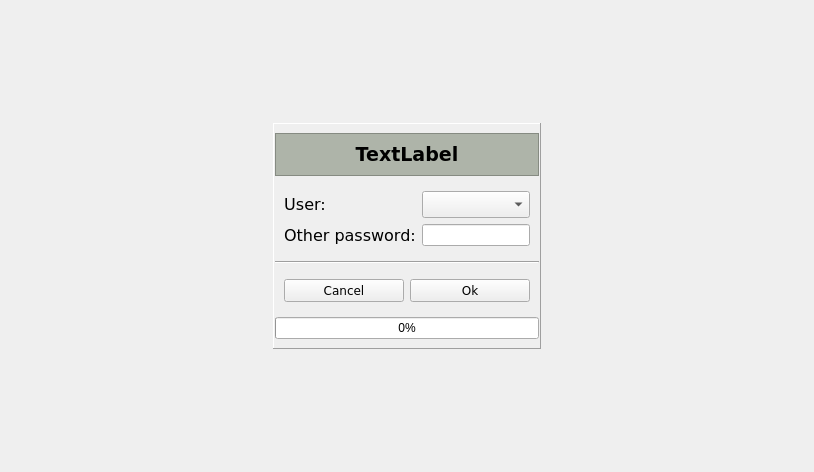
<?xml version="1.0" encoding="UTF-8"?>
<ui version="4.0">
 <class>Form</class>
 <widget class="QWidget" name="Form">
  <property name="geometry">
   <rect>
    <x>0</x>
    <y>0</y>
    <width>814</width>
    <height>472</height>
   </rect>
  </property>
  <property name="windowTitle">
   <string>Login</string>
  </property>
  <property name="autoFillBackground">
   <bool>false</bool>
  </property>
  <layout class="QVBoxLayout" name="verticalLayout">
   <item>
    <spacer name="verticalSpacer">
     <property name="orientation">
      <enum>Qt::Vertical</enum>
     </property>
     <property name="sizeHint" stdset="0">
      <size>
       <width>20</width>
       <height>40</height>
      </size>
     </property>
    </spacer>
   </item>
   <item>
    <widget class="QFrame" name="frame">
     <property name="frameShape">
      <enum>QFrame::NoFrame</enum>
     </property>
     <property name="frameShadow">
      <enum>QFrame::Raised</enum>
     </property>
     <layout class="QHBoxLayout" name="horizontalLayout">
      <item>
       <spacer name="horizontalSpacer">
        <property name="orientation">
         <enum>Qt::Horizontal</enum>
        </property>
        <property name="sizeHint" stdset="0">
         <size>
          <width>40</width>
          <height>20</height>
         </size>
        </property>
       </spacer>
      </item>
      <item>
       <widget class="QFrame" name="frame_4">
        <property name="frameShape">
         <enum>QFrame::Panel</enum>
        </property>
        <property name="frameShadow">
         <enum>QFrame::Raised</enum>
        </property>
        <layout class="QVBoxLayout" name="verticalLayout_2">
         <property name="leftMargin">
          <number>1</number>
         </property>
         <property name="rightMargin">
          <number>1</number>
         </property>
         <item>
          <widget class="QFrame" name="frame_5">
           <property name="font">
            <font>
             <family>Verdana</family>
             <pointsize>14</pointsize>
            </font>
           </property>
           <property name="styleSheet">
            <string notr="true">background-color: rgb(174, 180, 169);</string>
           </property>
           <property name="frameShape">
            <enum>QFrame::StyledPanel</enum>
           </property>
           <property name="frameShadow">
            <enum>QFrame::Raised</enum>
           </property>
           <layout class="QVBoxLayout" name="verticalLayout_3">
            <property name="leftMargin">
             <number>0</number>
            </property>
            <property name="topMargin">
             <number>9</number>
            </property>
            <property name="rightMargin">
             <number>0</number>
            </property>
            <item>
             <widget class="QLabel" name="workbook_label">
              <property name="font">
               <font>
                <family>Verdana</family>
                <pointsize>14</pointsize>
                <weight>75</weight>
                <bold>true</bold>
               </font>
              </property>
              <property name="autoFillBackground">
               <bool>false</bool>
              </property>
              <property name="text">
               <string>TextLabel</string>
              </property>
              <property name="alignment">
               <set>Qt::AlignCenter</set>
              </property>
             </widget>
            </item>
           </layout>
          </widget>
         </item>
         <item>
          <widget class="QFrame" name="frame_2">
           <property name="frameShape">
            <enum>QFrame::NoFrame</enum>
           </property>
           <property name="frameShadow">
            <enum>QFrame::Raised</enum>
           </property>
           <layout class="QFormLayout" name="formLayout">
            <item row="0" column="0">
             <widget class="QLabel" name="label">
              <property name="font">
               <font>
                <family>Verdana</family>
                <pointsize>12</pointsize>
               </font>
              </property>
              <property name="layoutDirection">
               <enum>Qt::LeftToRight</enum>
              </property>
              <property name="text">
               <string>User:</string>
              </property>
              <property name="alignment">
               <set>Qt::AlignCenter</set>
              </property>
             </widget>
            </item>
            <item row="0" column="1">
             <widget class="QComboBox" name="user_list">
              <property name="font">
               <font>
                <family>Verdana</family>
                <pointsize>12</pointsize>
               </font>
              </property>
             </widget>
            </item>
            <item row="1" column="0">
             <widget class="QLabel" name="other_password_label">
              <property name="enabled">
               <bool>true</bool>
              </property>
              <property name="font">
               <font>
                <family>Verdana</family>
                <pointsize>12</pointsize>
               </font>
              </property>
              <property name="text">
               <string>Other password:</string>
              </property>
             </widget>
            </item>
            <item row="1" column="1">
             <widget class="QLineEdit" name="other_password_field">
              <property name="sizePolicy">
               <sizepolicy hsizetype="Preferred" vsizetype="Fixed">
                <horstretch>0</horstretch>
                <verstretch>0</verstretch>
               </sizepolicy>
              </property>
              <property name="echoMode">
               <enum>QLineEdit::Password</enum>
              </property>
             </widget>
            </item>
           </layout>
          </widget>
         </item>
         <item>
          <widget class="Line" name="line">
           <property name="orientation">
            <enum>Qt::Horizontal</enum>
           </property>
          </widget>
         </item>
         <item>
          <widget class="QFrame" name="frame_3">
           <property name="frameShape">
            <enum>QFrame::NoFrame</enum>
           </property>
           <property name="frameShadow">
            <enum>QFrame::Raised</enum>
           </property>
           <layout class="QHBoxLayout" name="horizontalLayout_2">
            <item>
             <widget class="QPushButton" name="button_cancel">
              <property name="font">
               <font>
                <family>Verdana</family>
               </font>
              </property>
              <property name="text">
               <string>Cancel</string>
              </property>
             </widget>
            </item>
            <item>
             <widget class="QPushButton" name="button_ok">
              <property name="font">
               <font>
                <family>Verdana</family>
               </font>
              </property>
              <property name="text">
               <string>Ok</string>
              </property>
             </widget>
            </item>
           </layout>
          </widget>
         </item>
         <item>
          <widget class="QProgressBar" name="progressBar">
           <property name="value">
            <number>0</number>
           </property>
          </widget>
         </item>
        </layout>
       </widget>
      </item>
      <item>
       <spacer name="horizontalSpacer_2">
        <property name="orientation">
         <enum>Qt::Horizontal</enum>
        </property>
        <property name="sizeHint" stdset="0">
         <size>
          <width>40</width>
          <height>20</height>
         </size>
        </property>
       </spacer>
      </item>
     </layout>
    </widget>
   </item>
   <item>
    <spacer name="verticalSpacer_2">
     <property name="orientation">
      <enum>Qt::Vertical</enum>
     </property>
     <property name="sizeHint" stdset="0">
      <size>
       <width>20</width>
       <height>40</height>
      </size>
     </property>
    </spacer>
   </item>
  </layout>
 </widget>
 <resources/>
 <connections/>
</ui>
